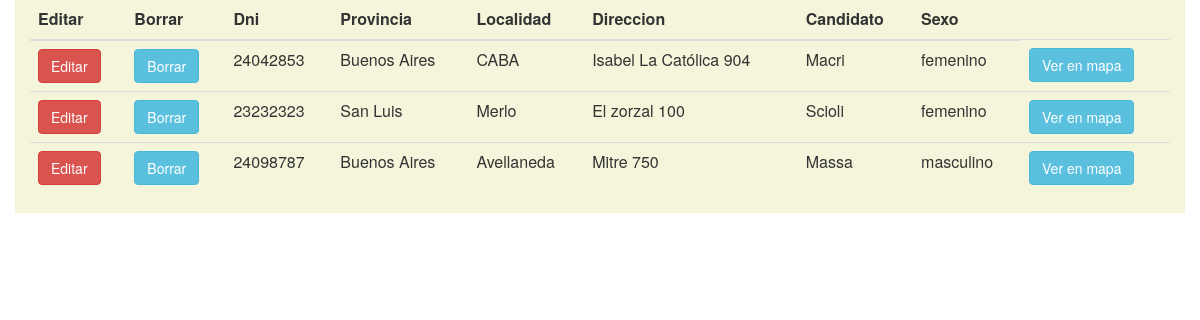
/partes/formGrilla.php, run on the app's committed database.
### tables this page shows
CREATE TABLE IF NOT EXISTS `voto` (
`id` bigint(20) NOT NULL,
  `dni` bigint(20) NOT NULL,
  `provincia` varchar(100) NOT NULL,
  `candidato` varchar(100) NOT NULL,
  `sexo` varchar(100) NOT NULL,
  `localidad` varchar(100) NOT NULL,
  `direccion` varchar(100) NOT NULL
);

### clases/AccesoDatos.php (called while the page is built, shortened)
<?php
class AccesoDatos
{
    private static $ObjetoAccesoDatos;
    private $objetoPDO;
    private function __construct()
    {
        try {
            $this->objetoPDO = new PDO('mysql:host=localhost;dbname=votacion;charset=utf8', 'root', '', array(PDO::ATTR_EMULATE_PREPARES => false,PDO::ATTR_ERRMODE => PDO::ERRMODE_EXCEPTION));
            $this->objetoPDO->exec("SET CHARACTER SET utf8");
            }
        catch (PDOException $e) {
            print "Error!: " . $e->getMessage();
            die();
        }
    }
    public function RetornarConsulta($sql)
    {
        return $this->objetoPDO->prepare($sql);
    }
    public static function dameUnObjetoAcceso()
    {
        if (!isset(self::$ObjetoAccesoDatos)) {
            self::$ObjetoAccesoDatos = new AccesoDatos();
        }
        return self::$ObjetoAccesoDatos;
    }
}
?>

### clases/votacion.php (called while the page is built, shortened)
<?php
class votacion
 {
   public static function TraerVotos()
	{
			$objetoAccesoDato = AccesoDatos::dameUnObjetoAcceso();
		    $consulta =$objetoAccesoDato->RetornarConsulta("CALL DameLosVotos()");
			$consulta->execute();
			return $consulta->fetchAll(PDO::FETCH_CLASS, "votacion");
	}
 }
?>

### partes/formGrilla.php (the view)
<link href="css/bootstrap.min.css" rel="stylesheet">
<link href="css/ingreso.css" rel="stylesheet">
<?php
require_once("clases/AccesoDatos.php");
require_once("clases/votacion.php");
    $arraysDeVotos = votacion::TraerVotos();
 	 	   echo " <div class='container'  style='background-color: beige;';>
                <table class='table'>
                        <thead>
                            <tr>
                                <th>Editar</th> <th>Borrar</th> <th>Dni</th> <th>Provincia</th> <th>Localidad</th> <th>Direccion</th> <th>Candidato</th> <th>Sexo</th>
                            </tr>
                        </thead>
                        <tbody>";
                         foreach ($arraysDeVotos as $voto)
                              {
                                  echo "<tr>
                                          <td><a class='btn btn-danger' onclick='EditarVoto($voto->id)'>Editar</a></td>
                                          <td><a class='btn btn-info' onclick='BorrarVoto($voto->id)'>Borrar</a></td>
                                          <td> $voto->dni </td> <td> $voto->provincia </td> <td> $voto->localidad </td>  <td> $voto->direccion </td>  <td> $voto->candidato </td> <td> $voto->sexo </td>
                                          <td><a class='btn btn-info' onclick='VerEnMapa($1)'>Ver en mapa</a></td>
                                        </tr>";
                              }
       echo            "</tbody>
                </table>
    	        </div>";
?>

### data on the page
voto: dni "24042853", provincia "Buenos Aires", localidad "CABA", direccion "Isabel La Católica 904", candidato "Macri", sexo "femenino"
voto: dni "23232323", provincia "San Luis", localidad "Merlo", direccion "El zorzal 100", candidato "Scioli", sexo "femenino"
voto: dni "24098787", provincia "Buenos Aires", localidad "Avellaneda", direccion "Mitre 750", candidato "Massa", sexo "masculino"
